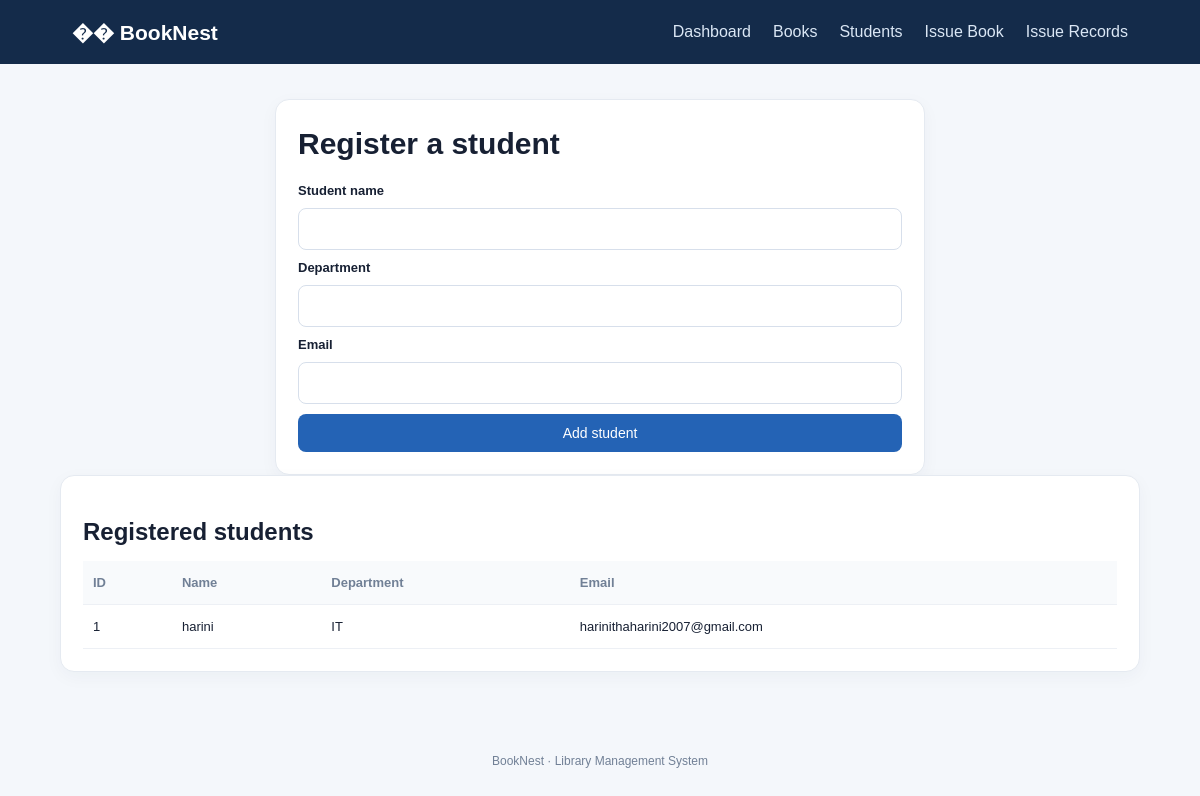
/students, run on the app's committed database.
### tables this page shows
CREATE TABLE students (
                student_id INTEGER PRIMARY KEY AUTOINCREMENT,
                name TEXT NOT NULL,
                department TEXT NOT NULL,
                email TEXT NOT NULL UNIQUE
            );

### app.py (the view, shortened to what this page needs)
@app.route("/students", methods=["GET", "POST"])
def students():
    return render_template("students.html", students=db.get_students())

### database.py (called while the page is built)
def get_connection():
    conn = sqlite3.connect(DB_PATH)
    conn.row_factory = sqlite3.Row
    conn.execute("PRAGMA foreign_keys = ON")
    return conn

def get_students():
    with get_connection() as conn:
        return conn.execute(
            "SELECT * FROM students ORDER BY name"
        ).fetchall()

### templates/students.html (shortened to what this page needs)
{% extends "base.html" %}
{% block content %}
    <section class="form-panel">
        <h1>Register a student</h1>
        <form method="POST" class="book-form">
            <label>Student name</label>
            <input name="name" required>
            <label>Department</label>
            <input name="department" required>
            <label>Email</label>
            <input type="email" name="email" required>
            <button class="button" type="submit">Add student</button>
        </form>
    </section>
    <section class="panel">
        <h2>Registered students</h2>
        {% if students %}
            <table>
                <thead>
                    <tr>
                        <th>ID</th>
                        <th>Name</th>
                        <th>Department</th>
                        <th>Email</th>
                    </tr>
                </thead>
                <tbody>
                    {% for student in students %}
                        <tr>
                            <td>{{ student.student_id }}</td>
                            <td>{{ student.name }}</td>
                            <td>{{ student.department }}</td>
                            <td>{{ student.email }}</td>
                        </tr>
                    {% endfor %}
                </tbody>
            </table>
        {% else %}
            <p class="muted">No students registered yet.</p>
        {% endif %}
    </section>
{% endblock %}

### static/style.css (style rules this page uses)
* { box-sizing: border-box; }
body { margin: 0; font-family: Arial, sans-serif; background: #f4f7fb; color: #172033; }
h1 { margin: 5px 0; font-size: 30px; }
h2 { margin-bottom: 5px; }
.stat-card, .panel, .form-panel { background: white; border: 1px solid #e5eaf1; border-radius: 14px; padding: 22px; box-shadow: 0 5px 18px rgba(25, 45, 75, 0.04); }
.button { display: inline-block; background: #2463b5; color: white; border: 0; border-radius: 8px; padding: 11px 16px; text-decoration: none; cursor: pointer; font-size: 14px; }
input { width: 100%; border: 1px solid #d7dfeb; border-radius: 8px; padding: 11px; font: inherit; }
table { width: 100%; border-collapse: collapse; margin-top: 15px; }
th, td { text-align: left; padding: 14px 10px; border-bottom: 1px solid #edf0f5; font-size: 13px; }
th { color: #718096; background: #f8fafc; }
.form-panel { max-width: 650px; margin: 0 auto; }
.book-form { display: grid; gap: 10px; margin-top: 22px; }
.book-form label { font-weight: bold; font-size: 13px; }

### data on the page
students: student_id "1", name "harini", department "IT", email "harinithaharini2007@gmail.com"
